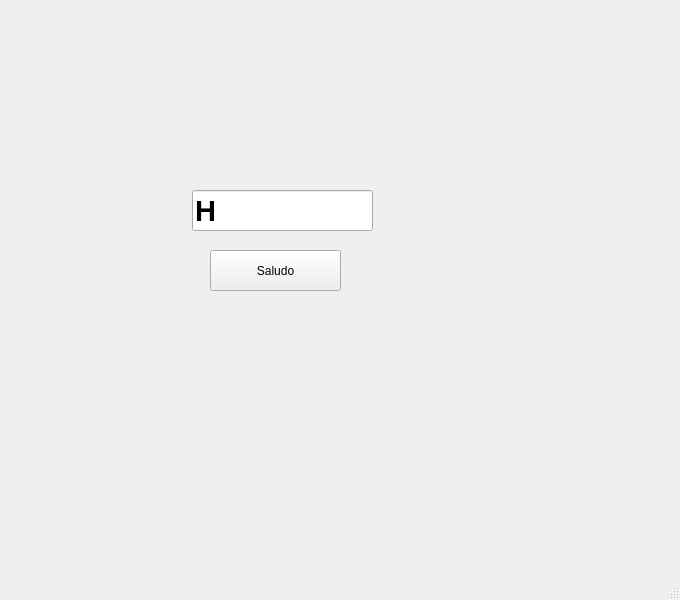
<?xml version="1.0" encoding="UTF-8"?>
<ui version="4.0">
 <class>MainWindow</class>
 <widget class="QMainWindow" name="MainWindow">
  <property name="geometry">
   <rect>
    <x>0</x>
    <y>0</y>
    <width>680</width>
    <height>600</height>
   </rect>
  </property>
  <property name="windowTitle">
   <string>MainWindow</string>
  </property>
  <widget class="QWidget" name="centralwidget">
   <widget class="QLabel" name="label_5">
    <property name="geometry">
     <rect>
      <x>460</x>
      <y>330</y>
      <width>161</width>
      <height>131</height>
     </rect>
    </property>
    <property name="text">
     <string/>
    </property>
    <property name="pixmap">
     <pixmap resource="../recursos.qrc">:/Variadas/Imagenes/LogoEquipo.jpeg</pixmap>
    </property>
    <property name="scaledContents">
     <bool>true</bool>
    </property>
   </widget>
   <widget class="QLabel" name="label">
    <property name="geometry">
     <rect>
      <x>40</x>
      <y>20</y>
      <width>141</width>
      <height>111</height>
     </rect>
    </property>
    <property name="text">
     <string/>
    </property>
    <property name="pixmap">
     <pixmap resource="../recursos.qrc">:/Logos/Imagenes/uat-solo-chico.png</pixmap>
    </property>
    <property name="scaledContents">
     <bool>true</bool>
    </property>
   </widget>
   <widget class="QLabel" name="label_4">
    <property name="geometry">
     <rect>
      <x>480</x>
      <y>30</y>
      <width>161</width>
      <height>141</height>
     </rect>
    </property>
    <property name="text">
     <string/>
    </property>
    <property name="pixmap">
     <pixmap resource="../recursos.qrc">:/Logos/Imagenes/fians.png</pixmap>
    </property>
    <property name="scaledContents">
     <bool>true</bool>
    </property>
   </widget>
   <widget class="QLineEdit" name="lineEdit">
    <property name="geometry">
     <rect>
      <x>192</x>
      <y>190</y>
      <width>181</width>
      <height>41</height>
     </rect>
    </property>
    <property name="font">
     <font>
      <pointsize>22</pointsize>
      <weight>75</weight>
      <bold>true</bold>
      <underline>false</underline>
      <strikeout>false</strikeout>
     </font>
    </property>
    <property name="toolTip">
     <string>&lt;html&gt;&lt;head/&gt;&lt;body&gt;&lt;p align=&quot;center&quot;&gt;&lt;br/&gt;&lt;/p&gt;&lt;/body&gt;&lt;/html&gt;</string>
    </property>
    <property name="whatsThis">
     <string>&lt;html&gt;&lt;head/&gt;&lt;body&gt;&lt;p&gt;&lt;br/&gt;&lt;/p&gt;&lt;/body&gt;&lt;/html&gt;</string>
    </property>
    <property name="styleSheet">
     <string notr="true"/>
    </property>
    <property name="text">
     <string>H</string>
    </property>
   </widget>
   <widget class="QPushButton" name="btn_saludar">
    <property name="geometry">
     <rect>
      <x>210</x>
      <y>250</y>
      <width>131</width>
      <height>41</height>
     </rect>
    </property>
    <property name="text">
     <string>Saludo</string>
    </property>
   </widget>
  </widget>
  <widget class="QMenuBar" name="menubar">
   <property name="geometry">
    <rect>
     <x>0</x>
     <y>0</y>
     <width>680</width>
     <height>18</height>
    </rect>
   </property>
  </widget>
  <widget class="QStatusBar" name="statusbar"/>
 </widget>
 <resources>
  <include location="../recursos.qrc"/>
 </resources>
 <connections/>
</ui>
